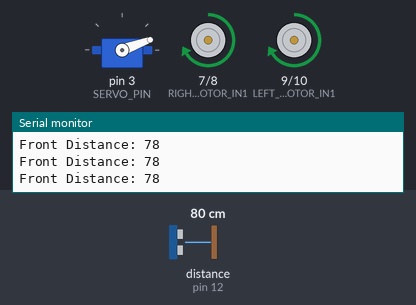
Simulated run of this sketch. Board: Arduino Uno, built with avr-gcc and run on an emulated ATmega328P. Shown: servo, motor-driver pin pairs drawn as motors (green arrow = first pin HIGH = forward, orange = second pin HIGH = backward, longer = more drive, scaled by the enable pin), the last lines printed to the serial monitor. Wiring (inferred from the names in the program): ultrasonic range finder: trigger pin 11; echo pin 12. The inputs (shaded band) are chosen by the test bench; at power-on: distance to the obstacle (sensor on pin 12) 80 cm. The echo pulse lasts 58.3 µs per cm.

Above: at 2.2 s.
2.3 s: distance to the obstacle (sensor on pin 12) set to 23 cm
3.8 s: distance to the obstacle (sensor on pin 12) set to 20 cm
At 6.6 s:
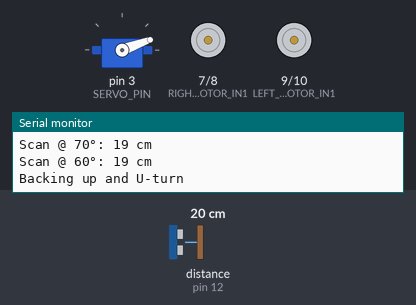
6.8 s: distance to the obstacle (sensor on pin 12) set to 60 cm
At 8.2 s:
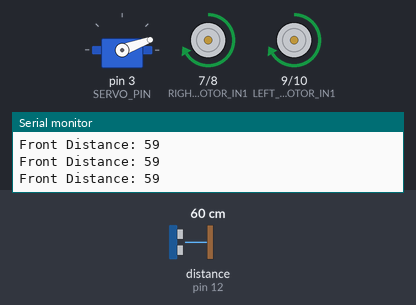
8.5 s: distance to the obstacle (sensor on pin 12) set to 2 cm
At 9.22 s:
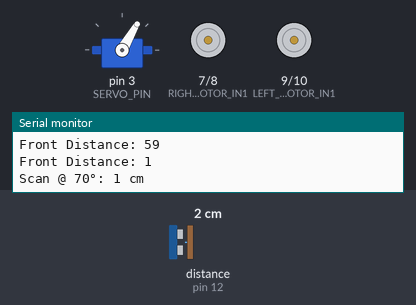
Timing chart, 0 to 12.5 s (numbered marks = the images above; inputs shaded):
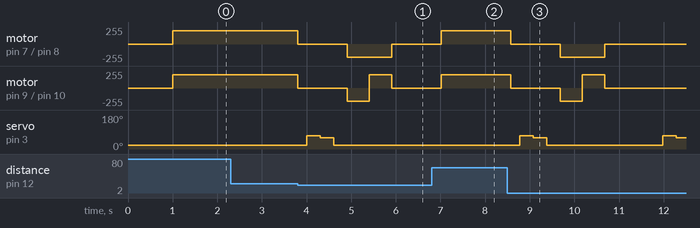

Measured:
- the behaviour switches between 22 and 21 cm on distance to the obstacle (sensor on pin 12) (found by bisection; images 0 and 1)
- after the input at 6.8 s, motor on pin 7 (RIGHT_MOTOR_IN1) / pin 8 (RIGHT_MOTOR_IN2), motor on pin 9 (LEFT_MOTOR_IN1) / pin 10 (LEFT_MOTOR_IN2): stopped → forward 200/255 after 0.21 s; servo on pin 3 (SERVO_PIN): stays 20° (without the input it goes to 70° after 0.41 s)

The sketch:

object_avoidance.ino
```cpp
#include <Servo.h>

// Pin configurations
#define SERVO_PIN 3
#define TRIG_PIN 11
#define ECHO_PIN 12

#define RIGHT_MOTOR_EN 5
#define RIGHT_MOTOR_IN1 7
#define RIGHT_MOTOR_IN2 8

#define LEFT_MOTOR_EN 6
#define LEFT_MOTOR_IN1 9
#define LEFT_MOTOR_IN2 10

// Constants
#define STOP_DISTANCE 20     // Stop if obstacle is within 20 cm
#define SERVO_CENTER 20     // Center position (forward)
#define SERVO_LEFT 70       // Left position (~45° left)
#define SERVO_RIGHT 60     // Right position (~45° right)
#define SCAN_DELAY 300       // Delay after moving servo
#define MOTOR_SPEED 200      // Motor speed (0–255)
#define TURN_TIME 500        // Turn duration in ms

Servo servoMotor;

int distance = 0;
int leftDistance = 0;
int rightDistance = 0;

void setup() {
  Serial.begin(9600);

  // Initialize servo
  servoMotor.attach(SERVO_PIN);
  servoMotor.write(SERVO_CENTER); // Face forward
  delay(1000);  // Wait for servo to stabilize

  // Initialize ultrasonic pins
  pinMode(TRIG_PIN, OUTPUT);
  pinMode(ECHO_PIN, INPUT);

  // Initialize motor pins
  pinMode(RIGHT_MOTOR_EN, OUTPUT);
  pinMode(RIGHT_MOTOR_IN1, OUTPUT);
  pinMode(RIGHT_MOTOR_IN2, OUTPUT);

  pinMode(LEFT_MOTOR_EN, OUTPUT);
  pinMode(LEFT_MOTOR_IN1, OUTPUT);
  pinMode(LEFT_MOTOR_IN2, OUTPUT);
}

void loop() {
  distance = getDistance();
  Serial.print("Front Distance: ");
  Serial.println(distance);

  if (distance <= STOP_DISTANCE) {
    // Obstacle detected — stop and scan
    stopMotors();
    delay(200);

    leftDistance = scanDirection(SERVO_LEFT);
    rightDistance = scanDirection(SERVO_RIGHT);

    // Return to center before deciding
    servoMotor.write(SERVO_CENTER);
    delay(SCAN_DELAY);

    if (leftDistance > rightDistance && leftDistance > STOP_DISTANCE) {
      Serial.println("Turning Left");
      turnLeft();
    } else if (rightDistance > STOP_DISTANCE) {
      Serial.println("Turning Right");
      turnRight();
    } else {
      Serial.println("Backing up and U-turn");
      moveBackward();
      delay(TURN_TIME);
      turnRight(); // You can alternate left/right
      delay(TURN_TIME * 2);
    }
  } else {
    // Path is clear — move forward with servo facing forward
    servoMotor.write(SERVO_CENTER);
    moveForward();
  }

  delay(100); // Stability
}

int getDistance() {
  digitalWrite(TRIG_PIN, LOW);
  delayMicroseconds(2);

  digitalWrite(TRIG_PIN, HIGH);
  delayMicroseconds(10);
  digitalWrite(TRIG_PIN, LOW);

  long duration = pulseIn(ECHO_PIN, HIGH);
  int distance = duration * 0.034 / 2;

  return distance;
}

int scanDirection(int angle) {
  servoMotor.write(angle);
  delay(SCAN_DELAY);
  int d = getDistance();
  Serial.print("Scan @ ");
  Serial.print(angle);
  Serial.print("°: ");
  Serial.print(d);
  Serial.println(" cm");
  return d;
}

// Motor functions
void moveForward() {
  digitalWrite(RIGHT_MOTOR_IN1, HIGH);
  digitalWrite(RIGHT_MOTOR_IN2, LOW);
  analogWrite(RIGHT_MOTOR_EN, MOTOR_SPEED);

  digitalWrite(LEFT_MOTOR_IN1, HIGH);
  digitalWrite(LEFT_MOTOR_IN2, LOW);
  analogWrite(LEFT_MOTOR_EN, MOTOR_SPEED);
}

void moveBackward() {
  digitalWrite(RIGHT_MOTOR_IN1, LOW);
  digitalWrite(RIGHT_MOTOR_IN2, HIGH);
  analogWrite(RIGHT_MOTOR_EN, MOTOR_SPEED);

  digitalWrite(LEFT_MOTOR_IN1, LOW);
  digitalWrite(LEFT_MOTOR_IN2, HIGH);
  analogWrite(LEFT_MOTOR_EN, MOTOR_SPEED);
}

void turnRight() {
  digitalWrite(RIGHT_MOTOR_IN1, LOW);
  digitalWrite(RIGHT_MOTOR_IN2, HIGH);
  analogWrite(RIGHT_MOTOR_EN, MOTOR_SPEED);

  digitalWrite(LEFT_MOTOR_IN1, HIGH);
  digitalWrite(LEFT_MOTOR_IN2, LOW);
  analogWrite(LEFT_MOTOR_EN, MOTOR_SPEED);

  delay(TURN_TIME);
  stopMotors();
}

void turnLeft() {
  digitalWrite(RIGHT_MOTOR_IN1, HIGH);
  digitalWrite(RIGHT_MOTOR_IN2, LOW);
  analogWrite(RIGHT_MOTOR_EN, MOTOR_SPEED);

  digitalWrite(LEFT_MOTOR_IN1, LOW);
  digitalWrite(LEFT_MOTOR_IN2, HIGH);
  analogWrite(LEFT_MOTOR_EN, MOTOR_SPEED);

  delay(TURN_TIME);
  stopMotors();
}

void stopMotors() {
  digitalWrite(RIGHT_MOTOR_IN1, LOW);
  digitalWrite(RIGHT_MOTOR_IN2, LOW);
  analogWrite(RIGHT_MOTOR_EN, 0);

  digitalWrite(LEFT_MOTOR_IN1, LOW);
  digitalWrite(LEFT_MOTOR_IN2, LOW);
  analogWrite(LEFT_MOTOR_EN, 0);
}
```
